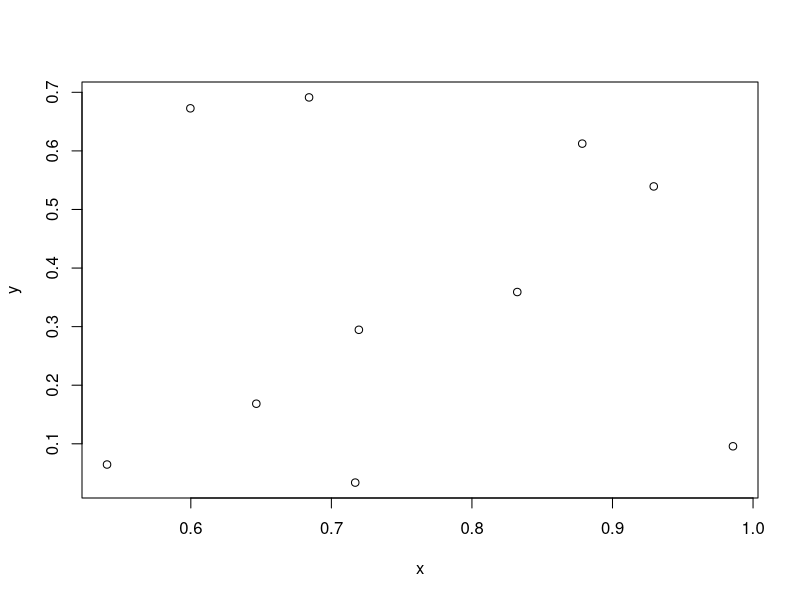

Reproduce this figure in R.
## ---- chunk 1
sum(3,2) #"prefix" function
3 + 2 #"operator" element; is actually a function
`+`(3,2) #"infix" function
y <- 3
`<-` (yy,3) #infix
print(yy)
## ---- chunk 2
#print(read.table) #whole lot of Rcode here for a single R function 
sum(3,2)
print(sum) #less complex; primitive function that is coded in C
sum()

## ---- chunk 3
####
#FUNCTION: FunctionName
#descriptior:
#inputs:
#outputs:

# FunctionName <- function(parameterX=defaultX, parameterY=defaultY, parameterZ=defaultZ) {

# lines of R code (with annotations)
# calls to other functions 
# create new functions 
# operations on parX, parY, parZ

# MyOut <-
# return(MyOut)

# } #end of function body
####
# print(FunctionName)
# FunctionName(a, b, c)
# FunctionName()
## ---- chunk 4
##########################
#FUNCTION: HardyWeinberg
#input: p, allelic frequency (0,1)
#output: p and three genotype frequencies (AA, AB, BB)
#_________________________
Hardyweinberg <- function(p=runif(1)) {
  q <- 1 - p
  fAA <- p^2
  fAB <- 2*p*q
  fBB <- q^2
  
  vecOut <- signif(c(p=p, AA=fAA, AB=fAB, BB=fBB), digits=3)
  return(vecOut)

}

###########################

Hardyweinberg()
pp <- 0.7
Hardyweinberg(p=pp) #passing the variable down into the function
Hardyweinberg(1.2) #runs just fine, but you can't have a p values > 1; 

## ---- chunk 5
##########################
#FUNCTION: HardyWeinberg2
#input: p, allelic frequency (0,1)
#output: p and three genotype frequencies (AA, AB, BB)
#_________________________
Hardyweinberg2 <- function(p=runif(1)) {
  if(p >1.0 | p < 0.0) {
    return("Function failure: p must be >= 0 and <= 1")
  }
  q <- 1 - p
  fAA <- p^2
  fAB <- 2*p*q
  fBB <- q^2
  
  vecOut <- signif(c(p=p, AA=fAA, AB=fAB, BB=fBB), digits=3)
  return(vecOut)

}

###########################
Hardyweinberg2()
Hardyweinberg2(0.5)
Hardyweinberg2(1.2)
z <- Hardyweinberg2(1.2) #this isn't good!
## ---- chunk 6
##########################
#FUNCTION: HardyWeinberg3
#input: p, allelic frequency (0,1)
#output: p and three genotype frequencies (AA, AB, BB)
#_________________________
Hardyweinberg3 <- function(p=runif(1)) {
  if(p >1.0 | p < 0.0) {
    stop("Function failure: p must be >= 0 and <= 1") #stop distinct from return function; used for true error trapping 
  }
  q <- 1 - p
  fAA <- p^2
  fAB <- 2*p*q
  fBB <- q^2
  
  vecOut <- signif(c(p=p, AA=fAA, AB=fAB, BB=fBB), digits=3)
  return(vecOut)

}

###########################
# Hardyweinberg3(1.2) gives error code! Can't run

## ---- chunk 7
myFunc <- function(a=3, b=4) {
  z <- a + b
  return(z)
}

myFunc()
# print(a) #a not found because it's only within the function; don't have access to the variable

myFuncBad <- function(a=3) {
  
zz <- a + b
return(zz)
}
#myFuncBad() #fails because b has not been defined locally (or globally)
b <- 10
myFuncBad() #now runs because b is found locally

#best way to deal with functions is when they are sealed off (i.e. parameters are only within the local environment/ use global environment variables within the function 


myFuncOK <- function(a=3) {
  bb <- 100
  z <- a + bb
  return(z)
}

myFuncOK()

## ---- chunk 8
#######################
#FUNCTION:  (use a verb for functions, nouns for variables)
#fits a simple OLS regression
#inputs: numeric vector of predictor (x) and response (y)
#outputs: slope and p-value
#______________________

fitLinear <- function(x=runif(10), y=runif(10)){
  myMod <- lm(y~x)
  myOut <- c(slope=summary(myMod)$coefficients[2,1],
             pValue=summary(myMod)$coefficients[2,4])
  plot(x=x,y=y)
  return(myOut)
}
fitLinear()
